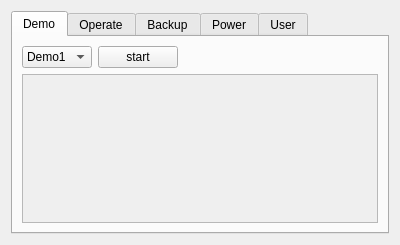
<?xml version="1.0" encoding="UTF-8"?>
<ui version="4.0">
 <class>MaintainPage</class>
 <widget class="QWidget" name="MaintainPage">
  <property name="geometry">
   <rect>
    <x>0</x>
    <y>0</y>
    <width>400</width>
    <height>245</height>
   </rect>
  </property>
  <property name="windowTitle">
   <string>Form</string>
  </property>
  <layout class="QVBoxLayout" name="verticalLayout">
   <item>
    <widget class="QTabWidget" name="tabWidget">
     <property name="currentIndex">
      <number>0</number>
     </property>
     <widget class="QWidget" name="tab_3">
      <attribute name="title">
       <string>Demo</string>
      </attribute>
      <layout class="QGridLayout" name="gridLayout">
       <item row="0" column="1">
        <widget class="QPushButton" name="btnDemo">
         <property name="maximumSize">
          <size>
           <width>100</width>
           <height>16777215</height>
          </size>
         </property>
         <property name="toolTip">
          <string>Run the slected demo</string>
         </property>
         <property name="text">
          <string>start</string>
         </property>
         <property name="icon">
          <iconset resource="../../../res/res.qrc">
           <normaloff>:/res/image/icon/play-circle.png</normaloff>:/res/image/icon/play-circle.png</iconset>
         </property>
        </widget>
       </item>
       <item row="0" column="0">
        <widget class="QComboBox" name="cmbDemo">
         <item>
          <property name="text">
           <string>Demo1</string>
          </property>
         </item>
         <item>
          <property name="text">
           <string>Demo2</string>
          </property>
         </item>
        </widget>
       </item>
       <item row="0" column="2">
        <spacer name="horizontalSpacer">
         <property name="orientation">
          <enum>Qt::Horizontal</enum>
         </property>
         <property name="sizeHint" stdset="0">
          <size>
           <width>40</width>
           <height>20</height>
          </size>
         </property>
        </spacer>
       </item>
       <item row="1" column="0" colspan="3">
        <widget class="QTextEdit" name="txtDemoInfo">
         <property name="enabled">
          <bool>false</bool>
         </property>
        </widget>
       </item>
      </layout>
     </widget>
     <widget class="QWidget" name="tab">
      <attribute name="title">
       <string>Operate</string>
      </attribute>
      <layout class="QGridLayout" name="gridLayout_3">
       <item row="5" column="0" colspan="3">
        <spacer name="verticalSpacer">
         <property name="orientation">
          <enum>Qt::Vertical</enum>
         </property>
         <property name="sizeHint" stdset="0">
          <size>
           <width>355</width>
           <height>149</height>
          </size>
         </property>
        </spacer>
       </item>
       <item row="1" column="0">
        <widget class="QPushButton" name="btnHistory">
         <property name="toolTip">
          <string>Show the version history</string>
         </property>
         <property name="text">
          <string>History</string>
         </property>
         <property name="icon">
          <iconset resource="../../../res/res.qrc">
           <normaloff>:/res/image/icon/history.png</normaloff>:/res/image/icon/history.png</iconset>
         </property>
        </widget>
       </item>
       <item row="0" column="2">
        <spacer name="horizontalSpacer_3">
         <property name="orientation">
          <enum>Qt::Horizontal</enum>
         </property>
         <property name="sizeHint" stdset="0">
          <size>
           <width>40</width>
           <height>20</height>
          </size>
         </property>
        </spacer>
       </item>
       <item row="2" column="0">
        <widget class="QPushButton" name="btnFold">
         <property name="toolTip">
          <string>Fold the device for package</string>
         </property>
         <property name="text">
          <string>Fold</string>
         </property>
         <property name="icon">
          <iconset resource="../../../res/res.qrc">
           <normaloff>:/res/image/icon/201.png</normaloff>:/res/image/icon/201.png</iconset>
         </property>
        </widget>
       </item>
       <item row="0" column="0">
        <widget class="QPushButton" name="btnUpdate">
         <property name="toolTip">
          <string>Update the device</string>
         </property>
         <property name="text">
          <string>Update</string>
         </property>
         <property name="icon">
          <iconset resource="../../../res/res.qrc">
           <normaloff>:/res/image/icon/upgrade.png</normaloff>:/res/image/icon/upgrade.png</iconset>
         </property>
        </widget>
       </item>
       <item row="3" column="0">
        <widget class="QPushButton" name="btnReset">
         <property name="toolTip">
          <string>Restore the factory settings</string>
         </property>
         <property name="text">
          <string>Reset</string>
         </property>
         <property name="icon">
          <iconset resource="../../../res/res.qrc">
           <normaloff>:/res/image/icon/ErrorSetting.png</normaloff>:/res/image/icon/ErrorSetting.png</iconset>
         </property>
        </widget>
       </item>
       <item row="4" column="0">
        <widget class="QPushButton" name="btnBuild">
         <property name="toolTip">
          <string>Match the components of the device</string>
         </property>
         <property name="text">
          <string>Build</string>
         </property>
         <property name="icon">
          <iconset resource="../../../res/res.qrc">
           <normaloff>:/res/image/icon/build.png</normaloff>:/res/image/icon/build.png</iconset>
         </property>
        </widget>
       </item>
      </layout>
     </widget>
     <widget class="QWidget" name="tab_5">
      <attribute name="title">
       <string>Backup</string>
      </attribute>
      <layout class="QGridLayout" name="gridLayout_5">
       <item row="4" column="0" colspan="2">
        <widget class="QPushButton" name="btnClearBackup">
         <property name="toolTip">
          <string>Clear all backups</string>
         </property>
         <property name="text">
          <string>Clear Backup</string>
         </property>
         <property name="icon">
          <iconset resource="../../../res/res.qrc">
           <normaloff>:/res/image/icon/trash.png</normaloff>:/res/image/icon/trash.png</iconset>
         </property>
        </widget>
       </item>
       <item row="1" column="0" rowspan="2" colspan="2">
        <widget class="QPushButton" name="btnRestore">
         <property name="toolTip">
          <string>Restore the settings from backup</string>
         </property>
         <property name="text">
          <string>Restore</string>
         </property>
         <property name="icon">
          <iconset resource="../../../res/res.qrc">
           <normaloff>:/res/image/icon/guanlianshebei.png</normaloff>:/res/image/icon/guanlianshebei.png</iconset>
         </property>
        </widget>
       </item>
       <item row="0" column="0" colspan="2">
        <widget class="QPushButton" name="btnBackup">
         <property name="toolTip">
          <string>Backup the device settings</string>
         </property>
         <property name="text">
          <string>Backup</string>
         </property>
         <property name="icon">
          <iconset resource="../../../res/res.qrc">
           <normaloff>:/res/image/icon/fuzhi.png</normaloff>:/res/image/icon/fuzhi.png</iconset>
         </property>
        </widget>
       </item>
       <item row="5" column="0">
        <spacer name="verticalSpacer_4">
         <property name="orientation">
          <enum>Qt::Vertical</enum>
         </property>
         <property name="sizeHint" stdset="0">
          <size>
           <width>20</width>
           <height>40</height>
          </size>
         </property>
        </spacer>
       </item>
       <item row="3" column="0" colspan="2">
        <widget class="QPushButton" name="btnExport">
         <property name="toolTip">
          <string>Export the setting to local disk</string>
         </property>
         <property name="text">
          <string>Export</string>
         </property>
         <property name="icon">
          <iconset resource="../../../res/res.qrc">
           <normaloff>:/res/image/icon/icon_baocun.png</normaloff>:/res/image/icon/icon_baocun.png</iconset>
         </property>
        </widget>
       </item>
       <item row="0" column="2">
        <spacer name="horizontalSpacer_5">
         <property name="orientation">
          <enum>Qt::Horizontal</enum>
         </property>
         <property name="sizeHint" stdset="0">
          <size>
           <width>40</width>
           <height>20</height>
          </size>
         </property>
        </spacer>
       </item>
      </layout>
     </widget>
     <widget class="QWidget" name="tab_2">
      <attribute name="title">
       <string>Power</string>
      </attribute>
      <layout class="QGridLayout" name="gridLayout_2">
       <item row="0" column="0">
        <widget class="QPushButton" name="btnRestart">
         <property name="toolTip">
          <string>Reboot the device</string>
         </property>
         <property name="text">
          <string>Restart</string>
         </property>
         <property name="icon">
          <iconset resource="../../../res/res.qrc">
           <normaloff>:/res/image/icon/332.png</normaloff>:/res/image/icon/332.png</iconset>
         </property>
        </widget>
       </item>
       <item row="1" column="0">
        <widget class="QPushButton" name="btnShutDown">
         <property name="toolTip">
          <string>Shutdown the device</string>
         </property>
         <property name="text">
          <string>Shutdown</string>
         </property>
         <property name="icon">
          <iconset resource="../../../res/res.qrc">
           <normaloff>:/res/image/icon/246.png</normaloff>:/res/image/icon/246.png</iconset>
         </property>
        </widget>
       </item>
       <item row="2" column="0">
        <spacer name="verticalSpacer_2">
         <property name="orientation">
          <enum>Qt::Vertical</enum>
         </property>
         <property name="sizeHint" stdset="0">
          <size>
           <width>20</width>
           <height>40</height>
          </size>
         </property>
        </spacer>
       </item>
       <item row="0" column="1">
        <spacer name="horizontalSpacer_2">
         <property name="orientation">
          <enum>Qt::Horizontal</enum>
         </property>
         <property name="sizeHint" stdset="0">
          <size>
           <width>40</width>
           <height>20</height>
          </size>
         </property>
        </spacer>
       </item>
      </layout>
     </widget>
     <widget class="QWidget" name="tab_4">
      <attribute name="title">
       <string>User</string>
      </attribute>
      <layout class="QGridLayout" name="gridLayout_4">
       <item row="3" column="0">
        <widget class="QComboBox" name="cmbRstUser">
         <property name="toolTip">
          <string>Reset user</string>
         </property>
         <item>
          <property name="text">
           <string>Operator</string>
          </property>
         </item>
         <item>
          <property name="text">
           <string>Administrator</string>
          </property>
         </item>
        </widget>
       </item>
       <item row="2" column="1">
        <widget class="QPushButton" name="btnChange">
         <property name="toolTip">
          <string>Change password</string>
         </property>
         <property name="text">
          <string>Change Pw</string>
         </property>
        </widget>
       </item>
       <item row="4" column="1">
        <spacer name="verticalSpacer_3">
         <property name="orientation">
          <enum>Qt::Vertical</enum>
         </property>
         <property name="sizeHint" stdset="0">
          <size>
           <width>20</width>
           <height>40</height>
          </size>
         </property>
        </spacer>
       </item>
       <item row="1" column="3">
        <spacer name="horizontalSpacer_4">
         <property name="orientation">
          <enum>Qt::Horizontal</enum>
         </property>
         <property name="sizeHint" stdset="0">
          <size>
           <width>40</width>
           <height>20</height>
          </size>
         </property>
        </spacer>
       </item>
       <item row="3" column="1">
        <widget class="QPushButton" name="btnResetPw">
         <property name="toolTip">
          <string>Reset the password</string>
         </property>
         <property name="text">
          <string>Reset Pw</string>
         </property>
        </widget>
       </item>
       <item row="1" column="0">
        <widget class="QLabel" name="label">
         <property name="text">
          <string>User</string>
         </property>
        </widget>
       </item>
       <item row="1" column="1">
        <widget class="QComboBox" name="cmbUser">
         <property name="toolTip">
          <string>Current user role</string>
         </property>
         <item>
          <property name="text">
           <string>Operator</string>
          </property>
         </item>
         <item>
          <property name="text">
           <string>Administrator</string>
          </property>
         </item>
        </widget>
       </item>
       <item row="0" column="0">
        <widget class="QCheckBox" name="chkAutoLogin">
         <property name="toolTip">
          <string>Auto login</string>
         </property>
         <property name="layoutDirection">
          <enum>Qt::RightToLeft</enum>
         </property>
         <property name="text">
          <string>Auto login</string>
         </property>
        </widget>
       </item>
       <item row="0" column="2" rowspan="4">
        <widget class="QLabel" name="label_2">
         <property name="maximumSize">
          <size>
           <width>100</width>
           <height>100</height>
          </size>
         </property>
         <property name="text">
          <string/>
         </property>
         <property name="pixmap">
          <pixmap resource="../../../res/res.qrc">:/res/image/icon/51.png</pixmap>
         </property>
         <property name="scaledContents">
          <bool>true</bool>
         </property>
         <property name="alignment">
          <set>Qt::AlignLeading|Qt::AlignLeft|Qt::AlignTop</set>
         </property>
        </widget>
       </item>
      </layout>
     </widget>
    </widget>
   </item>
  </layout>
 </widget>
 <resources>
  <include location="../../../res/res.qrc"/>
 </resources>
 <connections/>
</ui>
